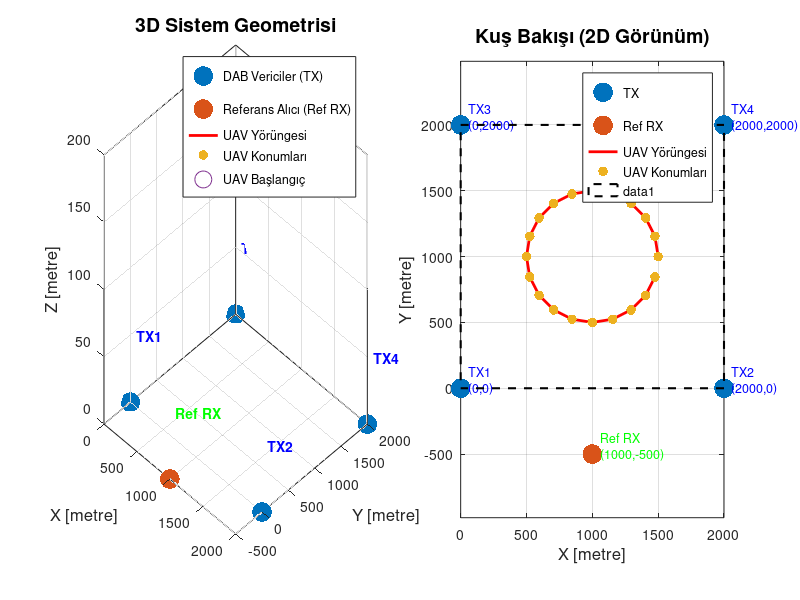

MATLAB code to generate this figure: (Note: this script raises an error after producing the figure.)
% =========================================================================
% ADIM 1: SİMÜLASYON GEOMETRİSİNİ KURMA
% =========================================================================
% Bu dosya çalıştırıldığında tüm koordinatlar ve UAV yörüngesi oluşturulur.
% Sonuçlar 'geometry_data.mat' dosyasına kaydedilir.
% =========================================================================

clear all;   % Önceki tüm değişkenleri temizle
close all;   % Önceki tüm grafikleri kapat
clc;         % Komut penceresini temizle

fprintf('========================================\n');
fprintf('  ADIM 1: Geometri Kurulumu Başlıyor...\n');
fprintf('========================================\n\n');

% =========================================================================
% BÖLÜM 1: SİSTEM PARAMETRELERİ
% =========================================================================
% Bu parametreler tüm simülasyon boyunca sabit kalacak.
% Makaledeki değerlerle birebir aynı.

c = 3e8;          % Işık hızı [metre/saniye]
Fs = 2.048e6;     % DAB örnekleme frekansı [örnekleme/saniye]
                  % 2.048 MS/s = DAB Mode 1 standardı (ETSI EN 300 401)
h_uav = 200;      % UAV'ın sabit uçuş irtifası [metre]

fprintf('Sistem Parametreleri:\n');
fprintf('  Işık hızı     : %.2e m/s\n', c);
fprintf('  Örnekleme hızı: %.3f MS/s\n', Fs/1e6);
fprintf('  UAV irtifası  : %d m\n\n', h_uav);

% =========================================================================
% BÖLÜM 2: VERİCİ (TX) KONUMLARI
% =========================================================================
% 4 DAB vericisi 2km x 2km'lik alanın köşelerine yerleştiriliyor.
% Koordinatlar [x, y, z] formatında metre cinsindendir.
% z=0 yani vericiler yerde (anten kulesi yüksekliği ihmal edildi)
%
% Köşe düzeni (kuş bakışı):
%   TX3 (sol üst) -------- TX4 (sağ üst)
%       |                       |
%       |      2km x 2km        |
%       |                       |
%   TX1 (sol alt) -------- TX2 (sağ alt)

TX = [
     0,    0,   0;   % TX1: Sol-alt köşe  [x=0,    y=0,    z=0]
  2000,    0,   0;   % TX2: Sağ-alt köşe  [x=2000, y=0,    z=0]
     0, 2000,   0;   % TX3: Sol-üst köşe  [x=0,    y=2000, z=0]
  2000, 2000,   0;   % TX4: Sağ-üst köşe  [x=2000, y=2000, z=0]
];
% TX matrisi: 4 satır (4 verici) x 3 sütun (x, y, z koordinatı)

fprintf('Verici Konumları (TX) [metre]:\n');
fprintf('  %-5s  %-10s  %-10s  %-10s\n', 'TX#', 'X', 'Y', 'Z');
fprintf('  %-5s  %-10s  %-10s  %-10s\n', '---', '----------', '----------', '----------');
for i = 1:4
    fprintf('  TX%-3d  %-10.1f  %-10.1f  %-10.1f\n', i, TX(i,1), TX(i,2), TX(i,3));
end
fprintf('\n');

% =========================================================================
% BÖLÜM 3: REFERANS ALICI (Ref RX) KONUMU
% =========================================================================
% Referans alıcı: Konumu KESİNLİKLE bilinen sabit alıcı.
% Makaledeki gibi (1000, -500, 0) koordinatına yerleştiriyoruz.
% Bu alıcı UAV'ın konumunu hesaplamak için kullanılır.

Ref_RX = [1000, -500, 0];
% [x=1000m, y=-500m, z=0m] -> Alanın biraz dışında, güneye doğru

fprintf('Referans Alıcı (Ref RX) Konumu [metre]:\n');
fprintf('  X=%.1f, Y=%.1f, Z=%.1f\n\n', Ref_RX(1), Ref_RX(2), Ref_RX(3));

% =========================================================================
% BÖLÜM 4: UAV YÖRÜNGESI
% =========================================================================
% UAV dairesel bir yörüngede uçuyor.
% h=200m irtifada, alanın merkezinde.
%
% Daire parametreleri:
%   Merkez: (1000, 1000) -> 2km x 2km alanın tam ortası
%   Yarıçap: 500 metre
%   Yükseklik: h_uav = 200 metre (sabit)
%   Nokta sayısı: N_pos = 20 (yörünge üzerinde 20 konum)

N_pos = 20;             % Yörüngedeki toplam UAV konumu sayısı
radius = 500;           % Dairenin yarıçapı [metre]
center_x = 1000;        % Daire merkezi X koordinatı [metre]
center_y = 1000;        % Daire merkezi Y koordinatı [metre]

% linspace(0, 2*pi, N_pos): 0'dan 360 dereceye kadar N_pos eşit açı üret
% 2*pi = 360 derece (radyan cinsinden tam çember)
theta = linspace(0, 2*pi, N_pos + 1);  % N_pos+1 nokta üret
theta = theta(1:end-1);                 % Son nokta = ilk nokta olur, onu çıkar

% UAV koordinatlarını hesapla
UAV_true = zeros(N_pos, 3);            % N_pos x 3 boş matris oluştur
UAV_true(:, 1) = center_x + radius * cos(theta);   % X = merkez_x + r*cos(açı)
UAV_true(:, 2) = center_y + radius * sin(theta);   % Y = merkez_y + r*sin(açı)
UAV_true(:, 3) = h_uav * ones(N_pos, 1);           % Z = 200m (hep sabit)

fprintf('UAV Yörüngesi Parametreleri:\n');
fprintf('  Merkez      : (%.0f, %.0f) m\n', center_x, center_y);
fprintf('  Yarıçap     : %.0f m\n', radius);
fprintf('  İrtifa      : %.0f m\n', h_uav);
fprintf('  Nokta sayısı: %d\n\n', N_pos);

fprintf('UAV Yörünge Noktaları (ilk 5 tanesi):\n');
fprintf('  %-6s  %-12s  %-12s  %-12s\n', 'Konum', 'X [m]', 'Y [m]', 'Z [m]');
fprintf('  %-6s  %-12s  %-12s  %-12s\n', '------', '------------', '------------', '------------');
for i = 1:5
    fprintf('  %-6d  %-12.2f  %-12.2f  %-12.2f\n', i, UAV_true(i,1), UAV_true(i,2), UAV_true(i,3));
end
fprintf('  ... (toplam %d nokta)\n\n', N_pos);

% =========================================================================
% BÖLÜM 5: UZAKLIK MATRİSLERİNİ HESAPLA
% =========================================================================
% Konumlandırma denklemleri için her verici ile her alıcı arasındaki
% gerçek mesafeleri hesaplamamız gerekiyor.

% --- Referans Alıcı ile Vericiler Arası Mesafeler ---
% Her TX ile Ref_RX arasındaki 3D Öklid mesafesi
d_TX_RefRX = zeros(4, 1);   % 4 verici için 4 mesafe
for m = 1:4
    % 3D mesafe formülü: sqrt((x2-x1)^2 + (y2-y1)^2 + (z2-z1)^2)
    d_TX_RefRX(m) = sqrt(sum((TX(m,:) - Ref_RX).^2));
end

% --- UAV ile Vericiler Arası Mesafeler ---
% Her UAV konumu için her TX ile olan mesafe
% Sonuç: N_pos x 4 matris (20 konum x 4 verici)
d_TX_UAV = zeros(N_pos, 4);
for pos = 1:N_pos          % Her UAV konumu için
    for m = 1:4            % Her verici için
        d_TX_UAV(pos, m) = sqrt(sum((TX(m,:) - UAV_true(pos,:)).^2));
    end
end

fprintf('Verici - Referans Alıcı Mesafeleri:\n');
for m = 1:4
    fprintf('  TX%d -> Ref RX: %.2f m\n', m, d_TX_RefRX(m));
end
fprintf('\n');

fprintf('Verici - UAV Mesafeleri (Konum 1 için):\n');
for m = 1:4
    fprintf('  TX%d -> UAV[1]: %.2f m\n', m, d_TX_UAV(1,m));
end
fprintf('\n');

% =========================================================================
% BÖLÜM 6: GEOMETRİ KONTROLÜ (GDOP)
% =========================================================================
% GDOP (Geometric Dilution of Precision): Geometrinin konumlandırma
% doğruluğuna etkisini ölçer. Düşük GDOP = iyi geometri = daha doğru sonuç.
% Vericiler iyi dağılmışsa GDOP düşük olur.

fprintf('Geometri Kontrolü:\n');
% Alan boyutları
alan_genislik = max(TX(:,1)) - min(TX(:,1));
alan_yukseklik = max(TX(:,2)) - min(TX(:,2));
fprintf('  TX alanı: %.0f m x %.0f m\n', alan_genislik, alan_yukseklik);

% Ortalama mesafeler
fprintf('  Ort. TX-RefRX mesafesi: %.2f m\n', mean(d_TX_RefRX));
fprintf('  Ort. TX-UAV mesafesi  : %.2f m\n', mean(d_TX_UAV(:)));
fprintf('\n');

% =========================================================================
% BÖLÜM 7: VERİLERİ KAYDET
% =========================================================================
% Diğer adımlarda bu geometriyi tekrar kullanacağız.
% .mat dosyası MATLAB'ın kendi veri formatıdır.

save('geometry_data.mat', ...
    'TX', ...           % Verici koordinatları (4x3)
    'Ref_RX', ...       % Referans alıcı koordinatı (1x3)
    'UAV_true', ...     % Gerçek UAV yörüngesi (20x3)
    'N_pos', ...        % Yörünge nokta sayısı
    'd_TX_RefRX', ...   % TX-RefRX mesafeleri (4x1)
    'd_TX_UAV', ...     % TX-UAV mesafeleri (20x4)
    'c', ...            % Işık hızı
    'Fs', ...           % Örnekleme frekansı
    'h_uav', ...        % UAV irtifası
    'radius', ...       % Daire yarıçapı
    'center_x', ...     % Daire merkezi X
    'center_y' ...      % Daire merkezi Y
);

fprintf('✓ Veriler "geometry_data.mat" dosyasına kaydedildi.\n\n');

% =========================================================================
% BÖLÜM 8: 3D GRAFİK - GEOMETRİYİ GÖRSELLEŞTIR
% =========================================================================

figure('Name', 'Adım 1: Sistem Geometrisi', 'NumberTitle', 'off', ...
       'Position', [100, 100, 1000, 700]);

% --- Sol Panel: 3D Görünüm ---
subplot(1, 2, 1);
hold on;
grid on;
box on;

% Vericileri çiz (mavi kare)
scatter3(TX(:,1), TX(:,2), TX(:,3), 200, 'bs', ...
         'filled', 'DisplayName', 'DAB Vericiler (TX)');

% Verici etiketleri
for m = 1:4
    text(TX(m,1)+50, TX(m,2)+50, TX(m,3)+50, ...
         sprintf('TX%d', m), 'FontSize', 10, 'FontWeight', 'bold', 'Color', 'blue');
end

% Referans alıcıyı çiz (yeşil daire)
scatter3(Ref_RX(1), Ref_RX(2), Ref_RX(3), 200, 'g^', ...
         'filled', 'DisplayName', 'Referans Alıcı (Ref RX)');
text(Ref_RX(1)+50, Ref_RX(2)+50, Ref_RX(3)+50, ...
     'Ref RX', 'FontSize', 10, 'FontWeight', 'bold', 'Color', 'green');

% UAV yörüngesini çiz (kırmızı çizgi)
plot3(UAV_true(:,1), UAV_true(:,2), UAV_true(:,3), ...
      'r-', 'LineWidth', 2, 'DisplayName', 'UAV Yörüngesi');

% UAV noktalarını işaretle (kırmızı nokta)
scatter3(UAV_true(:,1), UAV_true(:,2), UAV_true(:,3), 50, 'ro', ...
         'filled', 'DisplayName', 'UAV Konumları');

% İlk UAV konumunu özel işaretle
scatter3(UAV_true(1,1), UAV_true(1,2), UAV_true(1,3), 150, 'r*', ...
         'DisplayName', 'UAV Başlangıç');

xlabel('X [metre]', 'FontSize', 12);
ylabel('Y [metre]', 'FontSize', 12);
zlabel('Z [metre]', 'FontSize', 12);
title('3D Sistem Geometrisi', 'FontSize', 14, 'FontWeight', 'bold');
legend('Location', 'northeast', 'FontSize', 9);
view(45, 30);  % Görüş açısı: 45° yatay, 30° dikey

% --- Sağ Panel: Kuş Bakışı (2D) ---
subplot(1, 2, 2);
hold on;
grid on;
box on;

% Vericiler
scatter(TX(:,1), TX(:,2), 200, 'bs', 'filled', 'DisplayName', 'TX');
for m = 1:4
    text(TX(m,1)+60, TX(m,2)+60, sprintf('TX%d\n(%.0f,%.0f)', m, TX(m,1), TX(m,2)), ...
         'FontSize', 9, 'Color', 'blue');
end

% Referans alıcı
scatter(Ref_RX(1), Ref_RX(2), 200, 'g^', 'filled', 'DisplayName', 'Ref RX');
text(Ref_RX(1)+60, Ref_RX(2)+60, ...
     sprintf('Ref RX\n(%.0f,%.0f)', Ref_RX(1), Ref_RX(2)), ...
     'FontSize', 9, 'Color', 'green');

% UAV yörüngesi ve noktaları
plot(UAV_true(:,1), UAV_true(:,2), 'r-', 'LineWidth', 2, 'DisplayName', 'UAV Yörüngesi');
scatter(UAV_true(:,1), UAV_true(:,2), 50, 'ro', 'filled', 'DisplayName', 'UAV Konumları');

% Alan sınırları (TX'lerin oluşturduğu dikdörtgen)
rectangle('Position', [0, 0, 2000, 2000], 'EdgeColor', 'k', ...
          'LineStyle', '--', 'LineWidth', 1.5);

xlabel('X [metre]', 'FontSize', 12);
ylabel('Y [metre]', 'FontSize', 12);
title('Kuş Bakışı (2D Görünüm)', 'FontSize', 14, 'FontWeight', 'bold');
legend('Location', 'northeast', 'FontSize', 9);
axis equal;

% Genel başlık
sgtitle('ADIM 1: DAB SoOP TDOA Sistemi - Geometri', ...
        'FontSize', 16, 'FontWeight', 'bold');

% Grafiği kaydet
saveas(gcf, 'step1_geometry.png');
fprintf('✓ Grafik "step1_geometry.png" olarak kaydedildi.\n');

% =========================================================================
% ÖZET RAPOR
% =========================================================================
fprintf('\n========================================\n');
fprintf('  ADIM 1 TAMAMLANDI ✓\n');
fprintf('========================================\n');
fprintf('Oluşturulan değişkenler:\n');
fprintf('  TX       : %dx%d (verici koordinatları)\n', size(TX));
fprintf('  Ref_RX   : %dx%d (referans alıcı)\n', size(Ref_RX));
fprintf('  UAV_true : %dx%d (UAV yörüngesi)\n', size(UAV_true));
fprintf('  d_TX_RefRX: %dx%d (mesafe matrisi)\n', size(d_TX_RefRX));
fprintf('  d_TX_UAV : %dx%d (mesafe matrisi)\n', size(d_TX_UAV));
fprintf('\nSonraki adım: step2_dab_signal.m\n');
fprintf('========================================\n');
